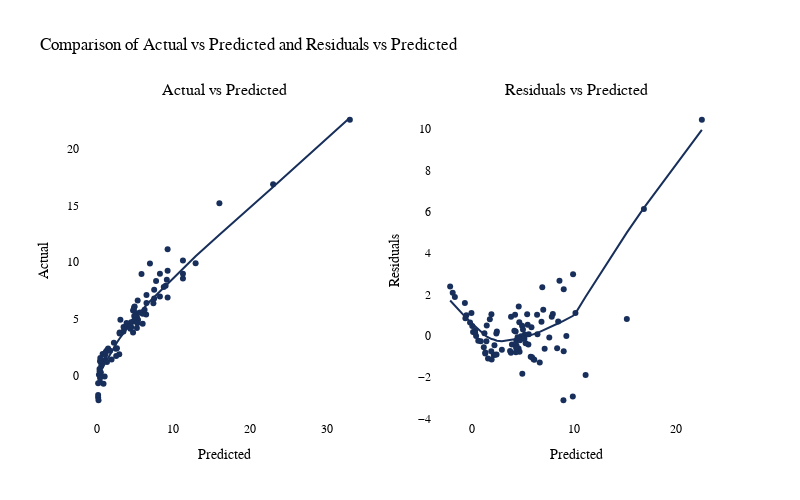

Write notebook code for a chart like this one.
### Markdown cell above
- Linearity

### Code cell
residuals = y_test - y_pred

fig_actual = px.scatter(x=y_test, y=y_pred, trendline='lowess', color_discrete_sequence=['#172f5a'])
fig_resid = px.scatter(x=y_pred, y=residuals, trendline='lowess', color_discrete_sequence=['#172f5a'])

fig = sp.make_subplots(rows=1, cols=2, subplot_titles=('Actual vs Predicted', 'Residuals vs Predicted'))

for trace in fig_actual.data:
    fig.add_trace(trace, row=1, col=1)
for trace in fig_resid.data:
    fig.add_trace(trace, row=1, col=2)

fig.update_layout(title_text='Comparison of Actual vs Predicted and Residuals vs Predicted',
                  width=800, height=500,
                  plot_bgcolor='rgba(0,0,0,0)',
                  showlegend=False,
                  font=dict(family='Arial', size=12, color='black'))

fig.update_xaxes(title_text='Predicted', row=1, col=1)
fig.update_xaxes(title_text='Predicted', row=1, col=2)
fig.update_yaxes(title_text='Actual', row=1, col=1)
fig.update_yaxes(title_text='Residuals', row=1, col=2)
